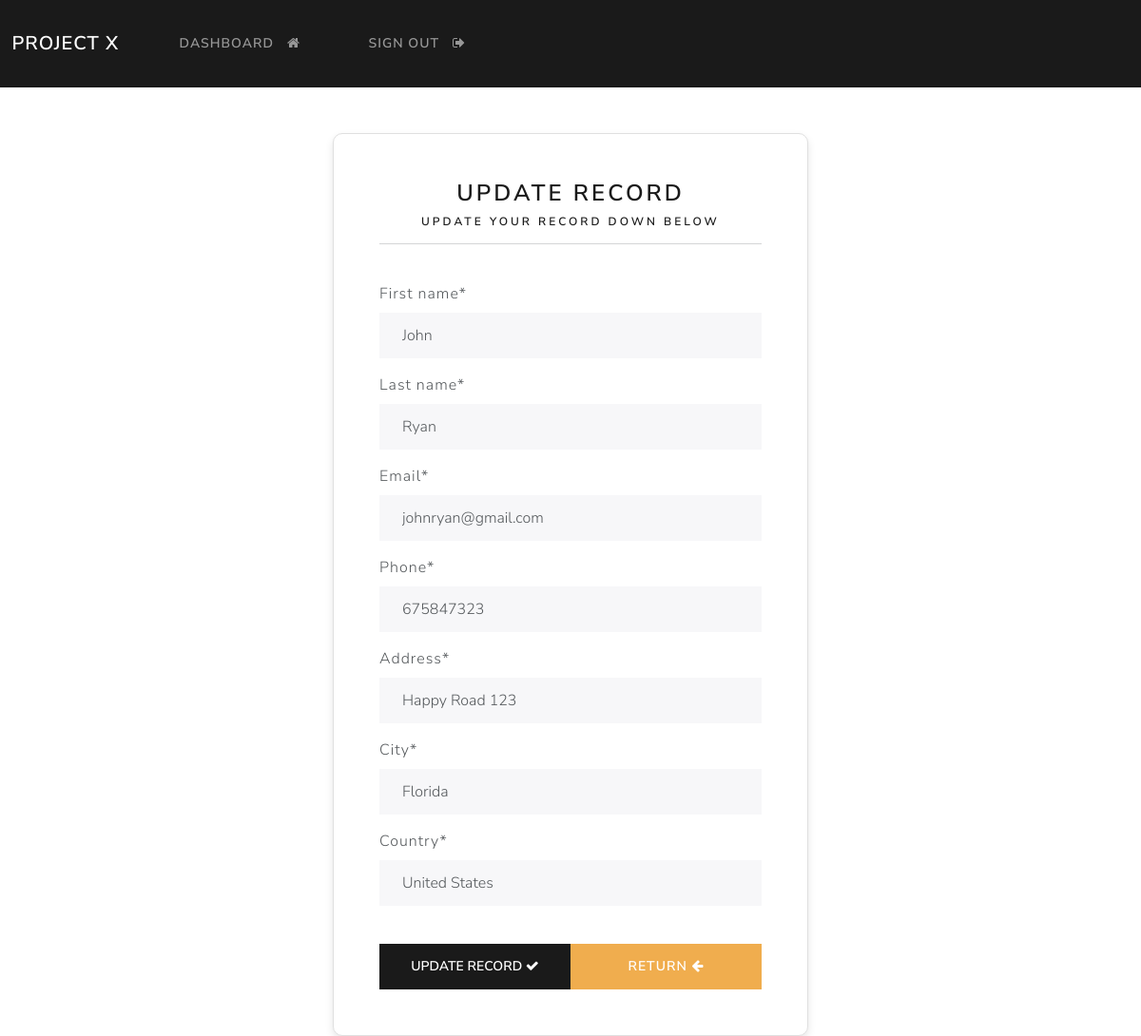
Screenshot of /update-record/7 (signed in) with the database file from the repository.
### webapp/models.py (models this page shows, shortened)
class Record(models.Model):
    creation_date = models.DateTimeField(auto_now_add=True)
    first_name = models.CharField(max_length=100)
    last_name = models.CharField(max_length=100)
    email = models.CharField(max_length=255)
    phone = models.CharField(max_length=20)
    address = models.CharField(max_length=300)
    city = models.CharField(max_length=200)
    country = models.CharField(max_length=20)

### webapp/views.py (the view)
# urls.py: path('update-record/<int:pk>', views.update_record, name='update-record'),
@login_required(login_url='my-login')
def update_record(request, pk):
    record = Record.objects.get(id=pk)
    form = UpdateRecordForm(instance=record)
    if request.method == 'POST':
        form = UpdateRecordForm(request.POST, instance=record)
        if form.is_valid():
            form.save()  # Save the changes to the record
            messages.success(request, "Your recorc was updated!")
            return redirect("dashboard")
    context = {'form': form}
    return render(request, 'webapp/update-record.html', context=context)

### webapp/forms.py
class UpdateRecordForm(forms.ModelForm):
    class Meta:
        model = Record
        fields = ['first_name', 'last_name', 'email', 'phone', 'address', 'city', 'country']
    def __init__(self, *args, **kwargs):
        super(UpdateRecordForm, self).__init__(*args, **kwargs)
        for field in self.fields.values():
            field.widget.attrs['class'] = 'form-control'

### webapp/templates/webapp/update-record.html (shortened to what this page needs)
{% extends 'webapp/base.html' %}
{% load crispy_forms_tags %}
{% block content %}
<body>
    <div class="container bg-light shadow-md p-5 form-layout" style="max-width: 600px; margin: auto; padding-top: 30px; padding-bottom: 30px; border-radius: 10px;">
        <h3 class="text-center">Update Record</h3>
        <h6 class="text-center">Update your record down below</h6>
        <hr>
        <br>
        <form method="POST" autocomplete="off">
            {{ form|crispy }}
            <br>
            <div class="d-flex justify-content-between">
                <button type="submit" class="btn btn-primary w-100 mr-2">Update Record&nbsp;<i class="fa fa-check"></i></button>
                <a href="{% url 'dashboard' %}" class="btn btn-secondary w-100 ml-2" style="background-color: #f0ad4e; color: white;">Return&nbsp;<i class="fa fa-arrow-left"></i></a>
            </div>
        </form>
    </div>
</body>
{% endblock %}

### crm/static/css/styles.css (style rules this page uses)
.form-layout { border-radius: 15px; width: 500px; background-color: #e9ecef; border: 1px solid #e0e0e0; padding: 20px; box-shadow: 0 4px 8px rgba(0, 0, 0, 0.1); }

### rows the page displays
Record: first_name "John", last_name "Ryan", email "johnryan@gmail.com", phone "675847323", address "Happy Road 123", city "Florida", country "United States"
